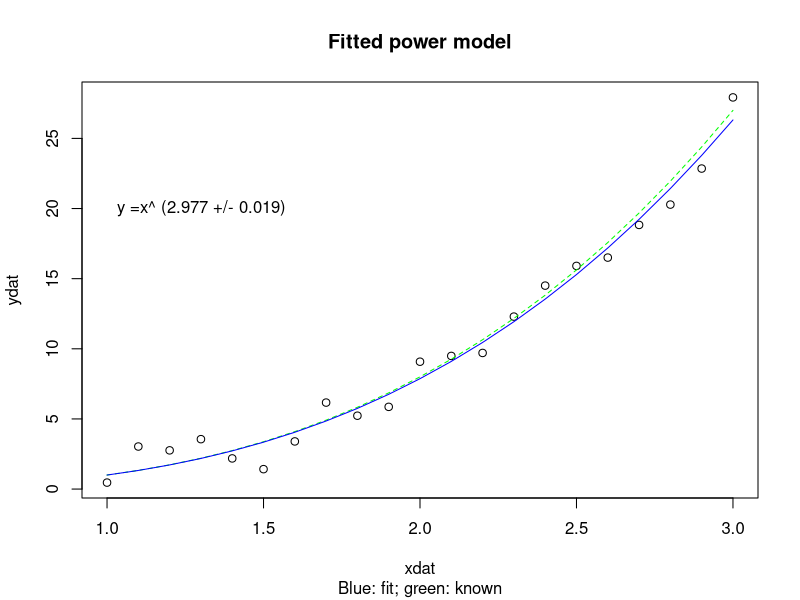

This chart was generated by the following R code:
# non-linear data is fitted with nls() function, by method of least squares.

# we fit a power model.

# We first generate data y = x^3 + gaussian noise

xdat <- seq(1, 3, 0.1)
npoints = length(xdat)
 
ydat <- xdat^3 + rnorm(npoints, 0, 1.0)

df <- data.frame(x = xdat, y = ydat)

s <- seq(1, 3, 0.1)
#lines(s, s^3, lty = 2, col = "green")

dat <- nls(y ~ I(x^power), data=df, start=list(power=1), trace=T)

print(class(dat))

print(summary(dat))

print(summary(dat)$coefficients)

power <- round(summary(dat)$coefficients[1], 3)

power.se <- round(summary(dat)$coefficients[2], 3)



s <- seq(1, 3, 0.1)
plot(ydat ~ xdat, main = "Fitted power model", sub = "Blue: fit; green: known")
lines(s, s^3, lty = 2, col = "green")
lines(s, predict(dat, list(x = s)), lty = 1, col = "blue")

text(1, 20, paste("y =x^ (", power, " +/- ", power.se,")", sep = ""), pos = 4)
